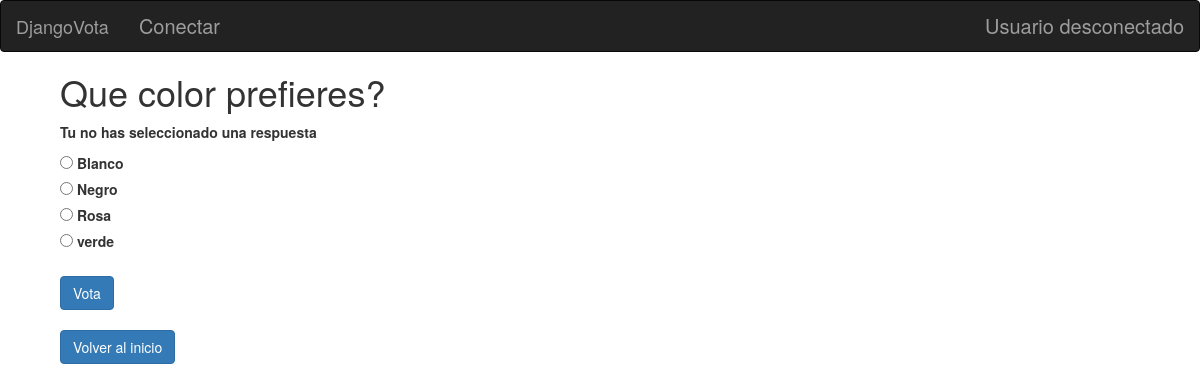
The page /8/vote/ on the database its author committed.
### polls/models.py (models this page shows, shortened)
class Pregunta(models.Model):
	author = models.ForeignKey(settings.AUTH_USER_MODEL,on_delete=models.CASCADE,)
	textPregunta = models.CharField(max_length=200)
	dataPubli = models.DateTimeField('Fecha de publicacion')

class Respuesta(models.Model):
	pregunta = models.ForeignKey(Pregunta, on_delete=models.CASCADE)
	textRespuesta = models.CharField(max_length=200)

### polls/views.py (the view)
# urls.py: path('<int:pregunta_id>/vote/', views.vote, name='vote'),
def vote(request, pregunta_id):
    pregunta = get_object_or_404(Pregunta, pk=pregunta_id)
    try:
        selected_respuesta = pregunta.respuesta_set.get(pk=request.POST['respuesta'])
        selected_user = request.POST['user']
        selected_user = int(selected_user)
    except (KeyError, Respuesta.DoesNotExist):
        return render(request, 'polls/detail.html', {
            'pregunta': pregunta,
            'error_message': "Tu no has seleccionado una respuesta",
        })
    else:
        v = Voto(author = request.user, respuesta = selected_respuesta)
        v.save()
        return HttpResponseRedirect(reverse('polls:results', args=(pregunta.id,)))

### polls/templates/polls/detail.html (shortened to what this page needs)
{% extends 'base_generic.html' %}
{%block content%}
{% load static %}
<link rel="stylesheet" type="text/css" href="{% static 'polls/style.css' %}" />
<link rel="stylesheet" href="//netdna.bootstrapcdn.com/bootstrap/3.1.0/css/bootstrap.min.css">
<div class="containter" style="margin-left: 5%;">
<h1>{{ pregunta.textPregunta }}</h1>
{% if error_message %}<p><strong>{{ error_message }}</strong></p>{% endif %}
<form action="{% url 'polls:vote' pregunta.id %}" method="post">
{% for respuesta in pregunta.respuesta_set.all %}
    <input type="radio" name="respuesta" id="respuesta{{ forloop.counter }}" value="{{ respuesta.id }}" />
    <label for="respuesta{{ forloop.counter }}">{{ respuesta.textRespuesta }}</label><br />
{% endfor %}</br>
<input type="submit" value="Vota" class="btn btn-primary"/>
</form></br>
<a href="http://127.0.0.1:8000/index/" class="btn btn-primary">Volver al inicio</a>
</div>
{%endblock%}

### polls/static/polls/style.css (style rules this page uses)
body { background: white url("images/fondo.png"); background-size: 100% 100%; }
input { padding:5px 15px; background:#ccc; border:0 none; cursor:pointer; -webkit-border-radius: 5px; border-radius: 5px; }

### rows shown on the page
Pregunta: textPregunta "Que color prefieres?"
Respuesta: textRespuesta "Blanco"
Respuesta: textRespuesta "Negro"
Respuesta: textRespuesta "Rosa"
Respuesta: textRespuesta "verde"

### other values the page prints
{{ error_message }} "Tu no has seleccionado una respuesta"
